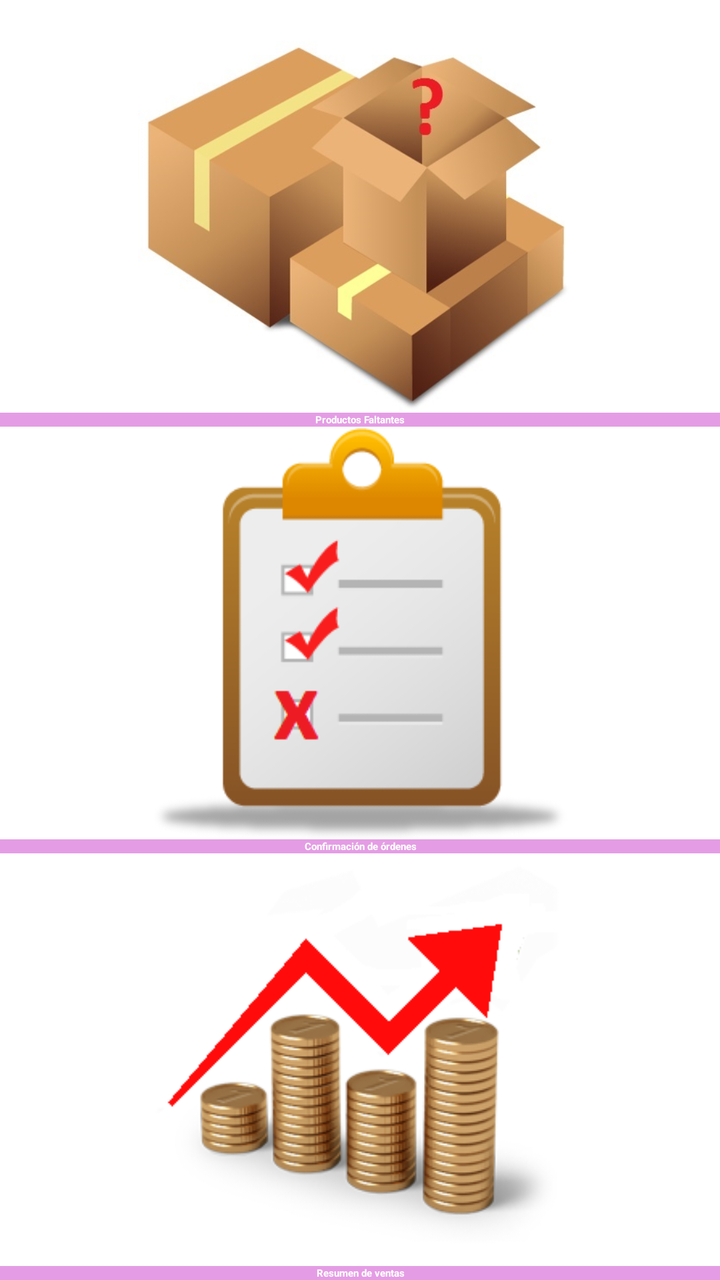
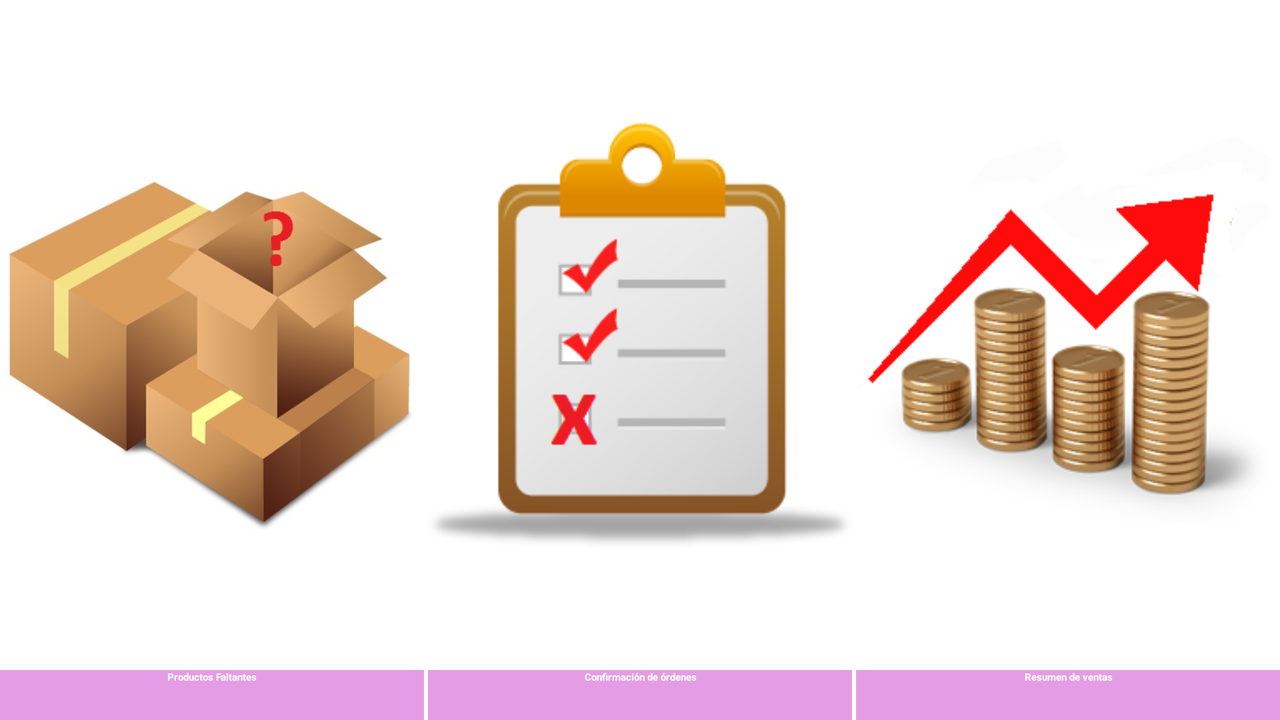

Compare how this app lays out the same screen by default and in its alternative resource folder. The renders come first, then the two layout files and the values they reference.
<!-- AndroidManifest.xml: activity theme ReportsTheme -->
<!-- res/layout/activity_reports.xml -->
<?xml version="1.0" encoding="utf-8"?>
<FrameLayout xmlns:android="http://schemas.android.com/apk/res/android"
    xmlns:app="http://schemas.android.com/apk/res-auto"
    xmlns:tools="http://schemas.android.com/tools"
    android:layout_width="match_parent"
    android:layout_height="match_parent"
    tools:context="com.fiuady.hadp.compustore.OrdersActivity">

    <LinearLayout
        android:layout_width="match_parent"
        android:layout_height="match_parent"
        android:orientation="vertical"
        android:weightSum="3"
        tools:ignore="UselessParent">

        <ImageButton
            android:id="@+id/Button_Faltantes"
            android:layout_width="match_parent"
            android:layout_height="match_parent"
            android:layout_weight="1"
            android:background="@android:color/background_light"
            android:contentDescription="@string/tag_faltantes"
            android:scaleType="fitCenter"
            android:src="@drawable/productosfaltantes"
            tools:ignore="NestedWeights" />


        <TextView
            android:layout_width="match_parent"
            android:layout_height="wrap_content"
            android:background="#FFE49DE4"
            android:text="@string/tag_faltantes"
            android:textAlignment="center"
            android:textColor="@android:color/background_light"
            android:textStyle="bold" />

        <ImageButton
            android:id="@+id/Button_Confirmacion"
            android:layout_width="match_parent"
            android:layout_height="match_parent"
            android:layout_weight="1"
            android:background="@android:color/background_light"
            android:contentDescription="@string/tag_orderconfirmation"
            android:scaleType="fitCenter"
            android:src="@drawable/checklist"
            tools:ignore="NestedWeights" />


        <TextView
            android:layout_width="match_parent"
            android:layout_height="wrap_content"
            android:background="#FFE49DE4"
            android:text="@string/tag_orderconfirmation"
            android:textAlignment="center"
            android:textColor="@android:color/background_light"
            android:textStyle="bold" />


        <ImageButton
            android:id="@+id/Button_Ventas"
            android:layout_width="match_parent"
            android:layout_height="match_parent"
            android:layout_weight="1"
            android:background="@android:color/background_light"
            android:contentDescription="@string/tag_resumenventas"
            android:scaleType="fitCenter"
            android:src="@drawable/resumen2"
            tools:ignore="NestedWeights" />


        <TextView
            android:layout_width="match_parent"
            android:layout_height="wrap_content"
            android:background="#FFE49DE4"
            android:text="@string/tag_resumenventas"
            android:textAlignment="center"
            android:textColor="@android:color/background_light"
            android:textStyle="bold" />


    </LinearLayout>
</FrameLayout>
<!-- resources referenced by this layout -->
<resources>
  <!-- drawable checklist: png bitmap (drawable, 13850 bytes) -->
  <!-- drawable productosfaltantes: jpg bitmap (drawable, 32796 bytes) -->
  <!-- drawable resumen2: png bitmap (drawable, 47061 bytes) -->
  <string name="tag_faltantes">Productos Faltantes</string>
  <string name="tag_orderconfirmation">Confirmación de órdenes</string>
  <string name="tag_resumenventas">Resumen de ventas</string>
</resources>
<!-- res/layout-land/activity_reports.xml (the repository's variant of the layout above) -->
<!-- drawn on the phone turned sideways -->
<?xml version="1.0" encoding="utf-8"?>
<FrameLayout xmlns:android="http://schemas.android.com/apk/res/android"
    xmlns:app="http://schemas.android.com/apk/res-auto"
    xmlns:tools="http://schemas.android.com/tools"
    android:layout_width="match_parent"
    android:layout_height="match_parent"

    tools:context="com.fiuady.hadp.compustore.OrdersActivity">

    <LinearLayout
        android:layout_width="match_parent"
        android:layout_height="match_parent"
        android:orientation="vertical"
        android:weightSum="2"
        android:background="#ffffff">

        <LinearLayout
            android:layout_width="match_parent"
            android:layout_height="match_parent"
            android:weightSum="3"
            android:layout_weight="1"
            tools:ignore="UselessParent">

            <ImageButton
                android:id="@+id/Button_Faltantes"
                android:layout_width="100dp"
                android:layout_height="280dp"
                android:layout_weight="1"
                android:layout_gravity="center"
                android:background="@android:color/background_light"
                android:contentDescription="@string/tag_faltantes"
                android:scaleType="fitCenter"
                android:src="@drawable/productosfaltantes"
                tools:ignore="NestedWeights" />

            <ImageButton
                android:id="@+id/Button_Confirmacion"
                android:layout_width="100dp"
                android:layout_height="280dp"
                android:layout_weight="1"
                android:layout_gravity="center"
                android:background="@android:color/background_light"
                android:contentDescription="@string/tag_orderconfirmation"
                android:scaleType="fitCenter"
                android:src="@drawable/checklist"
                tools:ignore="NestedWeights" />


            <ImageButton
                android:id="@+id/Button_Ventass"
                android:layout_width="100dp"
                android:layout_height="280dp"
                android:layout_weight="1"
                android:layout_gravity="center"
                android:background="@android:color/background_light"
                android:contentDescription="@string/tag_resumenventas"
                android:scaleType="fitCenter"
                android:src="@drawable/resumen2"
                tools:ignore="NestedWeights" />


        </LinearLayout>

        <LinearLayout
            android:layout_width="match_parent"
            android:layout_height="wrap_content"
            android:layout_weight="1"
            android:weightSum="3">

            <TextView
                android:layout_width="600dp"
                android:layout_height="50dp"
                android:layout_weight="1"
                android:background="#FFE49DE4"
                android:text="@string/tag_faltantes"
                android:textAlignment="center"
                android:textColor="@android:color/background_light"
                android:textStyle="bold" />

            <View
                android:layout_width="2dp"
                android:layout_height="match_parent"
                android:background="#ffffff"/>


            <TextView
                android:layout_width="600dp"
                android:layout_height="50dp"
                android:layout_weight="1"
                android:background="#FFE49DE4"
                android:text="@string/tag_orderconfirmation"
                android:textAlignment="center"
                android:textColor="@android:color/background_light"
                android:textStyle="bold" />

            <View
                android:layout_width="2dp"
                android:layout_height="match_parent"
                android:background="#ffffff"/>

            <TextView
                android:layout_width="600dp"
                android:layout_height="50dp"
                android:layout_weight="1"
                android:background="#FFE49DE4"
                android:text="@string/tag_resumenventas"
                android:textAlignment="center"
                android:textColor="@android:color/background_light"
                android:textStyle="bold" />


        </LinearLayout>
    </LinearLayout>
</FrameLayout>
